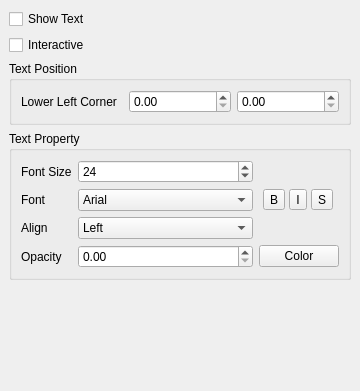
<ui version="4.0" >
 <class>pqTextDisplayPropertiesWidget</class>
 <widget class="QWidget" name="pqTextDisplayPropertiesWidget" >
  <property name="geometry" >
   <rect>
    <x>0</x>
    <y>0</y>
    <width>360</width>
    <height>391</height>
   </rect>
  </property>
  <property name="windowTitle" >
   <string>Form</string>
  </property>
  <layout class="QVBoxLayout" >
   <property name="margin" >
    <number>9</number>
   </property>
   <property name="spacing" >
    <number>6</number>
   </property>
   <item>
    <widget class="QCheckBox" name="Visibility" >
     <property name="toolTip" >
      <string>Toggle visibility if the Text in the current view.</string>
     </property>
     <property name="text" >
      <string>Show Text</string>
     </property>
    </widget>
   </item>
   <item>
    <widget class="QCheckBox" name="Interactivity" >
     <property name="toolTip" >
      <string>Toggle interactivity of the text.</string>
     </property>
     <property name="text" >
      <string>Interactive</string>
     </property>
    </widget>
   </item>
   <item>
    <widget class="QGroupBox" name="TextPositionFrame" >
     <property name="sizePolicy" >
      <sizepolicy>
       <hsizetype>5</hsizetype>
       <vsizetype>5</vsizetype>
       <horstretch>0</horstretch>
       <verstretch>0</verstretch>
      </sizepolicy>
     </property>
     <property name="title" >
      <string>Text Position</string>
     </property>
     <layout class="QHBoxLayout" >
      <property name="margin" >
       <number>9</number>
      </property>
      <property name="spacing" >
       <number>6</number>
      </property>
      <item>
       <widget class="QLabel" name="label" >
        <property name="text" >
         <string>Lower Left Corner</string>
        </property>
       </widget>
      </item>
      <item>
       <widget class="QDoubleSpinBox" name="Position1X" >
        <property name="maximum" >
         <double>1.000000000000000</double>
        </property>
        <property name="singleStep" >
         <double>0.050000000000000</double>
        </property>
       </widget>
      </item>
      <item>
       <widget class="QDoubleSpinBox" name="Position1Y" >
        <property name="maximum" >
         <double>1.000000000000000</double>
        </property>
        <property name="singleStep" >
         <double>0.050000000000000</double>
        </property>
       </widget>
      </item>
     </layout>
    </widget>
   </item>
   <item>
    <widget class="QGroupBox" name="TextPropertyFrame" >
     <property name="sizePolicy" >
      <sizepolicy>
       <hsizetype>5</hsizetype>
       <vsizetype>1</vsizetype>
       <horstretch>0</horstretch>
       <verstretch>0</verstretch>
      </sizepolicy>
     </property>
     <property name="title" >
      <string>Text Property</string>
     </property>
     <layout class="QGridLayout" >
      <property name="margin" >
       <number>9</number>
      </property>
      <property name="spacing" >
       <number>6</number>
      </property>
      <item row="1" column="2" >
       <layout class="QHBoxLayout" >
        <property name="margin" >
         <number>0</number>
        </property>
        <property name="spacing" >
         <number>0</number>
        </property>
        <item>
         <widget class="QToolButton" name="toolButtonBold" >
          <property name="toolTip" >
           <string>Bold</string>
          </property>
          <property name="whatsThis" >
           <string>Turn this option on to get bold labels.</string>
          </property>
          <property name="text" >
           <string>B</string>
          </property>
          <property name="checkable" >
           <bool>true</bool>
          </property>
         </widget>
        </item>
        <item>
         <widget class="QToolButton" name="toolButtonItalic" >
          <property name="toolTip" >
           <string>Italic</string>
          </property>
          <property name="whatsThis" >
           <string>Turn this option on to get italic labels.</string>
          </property>
          <property name="text" >
           <string>I</string>
          </property>
          <property name="checkable" >
           <bool>true</bool>
          </property>
         </widget>
        </item>
        <item>
         <widget class="QToolButton" name="toolButtonShadow" >
          <property name="toolTip" >
           <string>Shadow</string>
          </property>
          <property name="whatsThis" >
           <string>Turn this option on to get a shadow under the labels.</string>
          </property>
          <property name="text" >
           <string>S</string>
          </property>
          <property name="checkable" >
           <bool>true</bool>
          </property>
         </widget>
        </item>
       </layout>
      </item>
      <item row="1" column="1" >
       <widget class="QComboBox" name="comboFontFamily" >
        <property name="sizePolicy" >
         <sizepolicy>
          <hsizetype>3</hsizetype>
          <vsizetype>0</vsizetype>
          <horstretch>0</horstretch>
          <verstretch>0</verstretch>
         </sizepolicy>
        </property>
        <property name="whatsThis" >
         <string>Used to set the label font.</string>
        </property>
        <item>
         <property name="text" >
          <string>Arial</string>
         </property>
        </item>
        <item>
         <property name="text" >
          <string>Courier</string>
         </property>
        </item>
        <item>
         <property name="text" >
          <string>Times</string>
         </property>
        </item>
       </widget>
      </item>
      <item row="2" column="1" >
       <widget class="QComboBox" name="comboTextAlign" >
        <property name="sizePolicy" >
         <sizepolicy>
          <hsizetype>3</hsizetype>
          <vsizetype>0</vsizetype>
          <horstretch>0</horstretch>
          <verstretch>0</verstretch>
         </sizepolicy>
        </property>
        <property name="whatsThis" >
         <string>Used to set the label font.</string>
        </property>
        <item>
         <property name="text" >
          <string>Left</string>
         </property>
        </item>
        <item>
         <property name="text" >
          <string>Center</string>
         </property>
        </item>
        <item>
         <property name="text" >
          <string>Right</string>
         </property>
        </item>
       </widget>
      </item>
      <item row="3" column="0" >
       <widget class="QLabel" name="label_9" >
        <property name="sizePolicy" >
         <sizepolicy>
          <hsizetype>1</hsizetype>
          <vsizetype>5</vsizetype>
          <horstretch>0</horstretch>
          <verstretch>0</verstretch>
         </sizepolicy>
        </property>
        <property name="text" >
         <string>Opacity</string>
        </property>
       </widget>
      </item>
      <item row="2" column="0" >
       <widget class="QLabel" name="label_10" >
        <property name="sizePolicy" >
         <sizepolicy>
          <hsizetype>1</hsizetype>
          <vsizetype>5</vsizetype>
          <horstretch>0</horstretch>
          <verstretch>0</verstretch>
         </sizepolicy>
        </property>
        <property name="text" >
         <string>Align</string>
        </property>
       </widget>
      </item>
      <item row="0" column="0" >
       <widget class="QLabel" name="label_size" >
        <property name="text" >
         <string>Font Size</string>
        </property>
       </widget>
      </item>
      <item row="1" column="0" >
       <widget class="QLabel" name="label_8" >
        <property name="sizePolicy" >
         <sizepolicy>
          <hsizetype>1</hsizetype>
          <vsizetype>5</vsizetype>
          <horstretch>0</horstretch>
          <verstretch>0</verstretch>
         </sizepolicy>
        </property>
        <property name="text" >
         <string>Font</string>
        </property>
       </widget>
      </item>
      <item row="3" column="1" >
       <widget class="QDoubleSpinBox" name="spinBoxOpacity" >
        <property name="whatsThis" >
         <string>Used to set the label opacity.</string>
        </property>
        <property name="maximum" >
         <double>1.000000000000000</double>
        </property>
        <property name="singleStep" >
         <double>0.100000000000000</double>
        </property>
       </widget>
      </item>
      <item row="0" column="1" >
       <widget class="QSpinBox" name="spinBoxSize" >
        <property name="sizePolicy" >
         <sizepolicy>
          <hsizetype>1</hsizetype>
          <vsizetype>0</vsizetype>
          <horstretch>0</horstretch>
          <verstretch>0</verstretch>
         </sizepolicy>
        </property>
        <property name="maximum" >
         <number>1024</number>
        </property>
        <property name="minimum" >
         <number>1</number>
        </property>
        <property name="value" >
         <number>24</number>
        </property>
       </widget>
      </item>
      <item row="3" column="2" >
       <widget class="pqColorChooserButton" name="buttonColor" >
        <property name="whatsThis" >
         <string>Click this button to set the title color.</string>
        </property>
        <property name="text" >
         <string>Color</string>
        </property>
       </widget>
      </item>
     </layout>
    </widget>
   </item>
   <item>
    <spacer>
     <property name="orientation" >
      <enum>Qt::Vertical</enum>
     </property>
     <property name="sizeType" >
      <enum>QSizePolicy::Expanding</enum>
     </property>
     <property name="sizeHint" >
      <size>
       <width>342</width>
       <height>91</height>
      </size>
     </property>
    </spacer>
   </item>
  </layout>
 </widget>
 <customwidgets>
  <customwidget>
   <class>pqColorChooserButton</class>
   <extends>QPushButton</extends>
   <header>pqColorChooserButton.h</header>
   <container>1</container>
  </customwidget>
 </customwidgets>
 <tabstops>
  <tabstop>Visibility</tabstop>
  <tabstop>Interactivity</tabstop>
  <tabstop>Position1X</tabstop>
  <tabstop>Position1Y</tabstop>
  <tabstop>spinBoxSize</tabstop>
  <tabstop>comboFontFamily</tabstop>
  <tabstop>toolButtonBold</tabstop>
  <tabstop>toolButtonItalic</tabstop>
  <tabstop>toolButtonShadow</tabstop>
  <tabstop>comboTextAlign</tabstop>
  <tabstop>spinBoxOpacity</tabstop>
  <tabstop>buttonColor</tabstop>
 </tabstops>
 <resources/>
 <connections>
  <connection>
   <sender>Visibility</sender>
   <signal>toggled(bool)</signal>
   <receiver>Interactivity</receiver>
   <slot>setEnabled(bool)</slot>
   <hints>
    <hint type="sourcelabel" >
     <x>138</x>
     <y>9</y>
    </hint>
    <hint type="destinationlabel" >
     <x>138</x>
     <y>49</y>
    </hint>
   </hints>
  </connection>
 </connections>
</ui>
